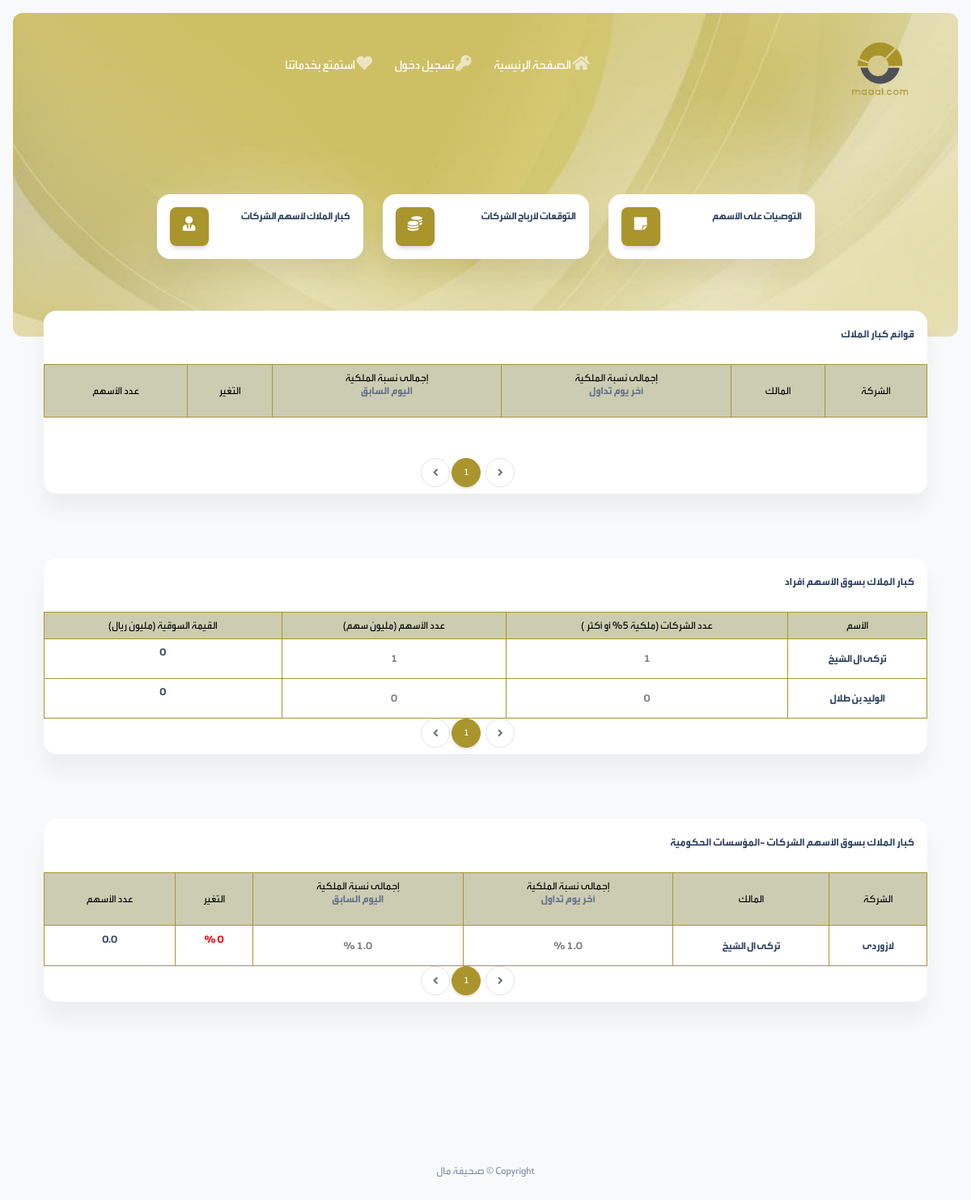
Screenshot of /owners/owners/users/all with the database file from the repository.
### owners/models.py (models this page shows, shortened)
class SeniorOwner(models.Model):
    name = models.CharField(max_length=255, null=True, blank=True)
    description = models.TextField(null=True, blank=True)
    @property
    def NumberOfCompanies(self):
        return self.companies_related.all().count()
    @property
    def numberOfArrows(self):
        return self.companies_related.all().count()

class CompaniesArrow(models.Model):
    company = models.ForeignKey(FinicialCompany, on_delete=models.CASCADE, related_name="owners_arrow", blank=True)
    owner = models.ForeignKey(SeniorOwner, on_delete=models.CASCADE, related_name="companies_related", blank=True)
    ownRatio = models.FloatField(default=1)
    totalOwnRatioToday = models.FloatField(default=1)
    totalOwnRatioYesterday = models.FloatField(default=1)
    total_arrows_owned = models.BigIntegerField(default=0)
    date = models.DateField(null=True, blank=True)
    OWNER_TYPES = (
        (1, 'فرد'),
        (2, 'شركة'),
        (3, 'مؤسسة حكومية'),
    )
    owner_type = models.SmallIntegerField(null=True, blank=True,choices=OWNER_TYPES)
    @property
    def ChangeOwn(self):
        if self.totalOwnRatioToday is not None:
            return (self.totalOwnRatioYesterday - self.totalOwnRatioToday) / 100
    @property
    def TotalArrowPrice(self):
        if self.total_arrows_owned is not None:
            result = self.total_arrows_owned * self.company.arrow_value
            return result
        else:
            return 0

### office/models.py (models this page shows, shortened)
class FinicialCompany(models.Model):
    logo = models.ImageField(null=True, blank=True, upload_to='logos/')
    name = models.CharField(max_length=255, null=True, blank=True)
    category = models.ForeignKey(CompanyCategory, on_delete=models.SET_NULL, null=True, blank=True)
    EmpEntered = models.ForeignKey(User, on_delete=models.SET_NULL, null=True, blank=True)
    link = models.URLField(null=True, blank=True)
    total_arrows = models.FloatField(null=True, blank=True)
    arrow_value = models.FloatField(null=True, blank=True)
    class Meta:
        indexes = [
            models.Index(fields=['name', 'category', ])
        ]

### owners/views.py (the view)
# urls.py: path('owners/users/all', views.AllUserOwner.as_view(), name='all-user-owners'),
class AllUserOwner(View):
    def get(self, request):
        companyarrows = CompaniesArrow.objects.exclude(owner_type=1)
        paginator = Paginator(companyarrows, 8)
        page_number = request.GET.get('page')
        data = paginator.get_page(page_number)
        arrows_page = SeniorOwner.objects.all()
        paginator = Paginator(arrows_page, 8)
        page_number = request.GET.get('page1')
        arrows = paginator.get_page(page_number)
        seniorArrows_page = CompaniesArrow.objects.filter(owner_type=1)
        paginator = Paginator(seniorArrows_page, 8)
        page_number = request.GET.get('page2')
        seniorArrows = paginator.get_page(page_number)
        return render(request, 'owners/ownerUserlist.html',
                      context={"data": arrows, "companyarrows": data, "seniorArrows": seniorArrows})

### owners/templates/owners/ownerUserlist.html (shortened to what this page needs)
{% extends 'masterpage.html' %}
{% load static %}
{% block body %}
<section class="min-vh-85 mb-8">
    <div class=" page-header align-items-start min-vh-50 pt-5 pb-11 m-3 border-radius-lg" style=" background-image: url('../../../static/images/maalbg.jpeg');">
      <div class="container">
        <div class="row justify-content-center">
          <div class="col-lg-5 text-center mx-auto pt-lg-5">
          </div>
        </div>
      </div>
    </div>
    <div class="container">
        <div class="row mt-lg-n10 mt-md-n11 mt-n10 justify-content-center">
           {% include 'partials/menus/_mainMenu.html' %}
        </div>
            <div class="row pt-3 pt-lg-3 pb-3">
                <div class="col-12 col-xl-12 pt-5">
                    <div class="card h-100">
          <div class="card-header pb-0 p-3">
            <h6 class="mb-0">قوائم <strong>كبار الملاك</strong> </h6>
          </div>
          <div class="card-body px-0 pb-2">
            {% include 'partials/_companiesArrowTable.html' with companyarrows=seniorArrows %}
              {% include 'partials/_pagination.html' with page_obj=seniorArrows page="page" %}
                   </div>
          </div>
          </div>
                </div>
        <div class="row pt-lg-3 pt-3 pb-3">
                 <div class="col-12 col-xl-12 pt-5">
                    <div class="card h-100">
          <div class="card-header pb-0 p-3">
            <h6 class="mb-0"> كبار الملاك بسوق الأسهم <strong>أفراد</strong> </h6>
          </div>
          <div class="card-body px-0 pb-2">
            {% include 'partials/_ownerTable.html' with arrows=data %}
              {% include 'partials/_pagination.html' with page_obj=data page="page1" %}
                   </div>
          </div>
          </div>
        </div>
        <div class="row pt-3 pt-lg-3 pb-3">
                <div class="col-12 col-xl-12 pt-5">
                    <div class="card h-100">
          <div class="card-header pb-0 p-3">
            <h6 class="mb-0">كبار الملاك بسوق الأسهم <strong> الشركات -المؤسسات الحكومية</strong></h6>
          </div>
          <div class="card-body px-0 pb-2">
            {% include 'partials/_companiesArrowTable.html' with companyarrows=companyarrows %}
              {% include 'partials/_pagination.html' with page_obj=companyarrows page="page2" %}
                   </div>
          </div>
          </div>
                </div>
    </div>
</section>
{% endblock body %}

### templates/partials/_companiesArrowTable.html (shortened to what this page needs)
<table style="margin:0 auto;"
       class="table table-bordered align-items-center mb-auto">
       <thead class="text_black">
        <tr>
            <th class="text-center text-xxs" style="width:auto;">
                الشركة
            </th>
            <th class="text-center text-xxs" style="width:auto;">
               المالك
            </th>
            <th class="text-center text-xxs" style="width: auto;">
إجمالى نسبة الملكية <p class="text-muted text-xxs">أخر يوم تداول </p>          </th>
               <th class="text-center text-xxs" style="width: auto;">
إجمالى نسبة الملكية <p class="text-muted text-xxs">اليوم السابق </p>             </th>
             <th class="text-center text-xxs" style="width: auto;">
التغير            </th>
             <th class="text-center text-xxs" style="width: auto;">
عدد الأسهم           </th>
        </tr>
        </thead>
        <tbody>
            {% for item in companyarrows %}
                <tr>
                                    <td class="align-middle text-center text-xxs">
                                        <a href="{% url 'user-company' item.company.id %}">
                            <p class="text-xxs  mb-0">{{ item.company.name }}</p>
                        </a>
                    </td>
                    <td class="align-middle text-center text-xxs">
                        <a href="{% url 'owner-profile' item.owner.id %}">
                            <p class="text-xxs  mb-0">{{ item.owner.name }}</p>
                        </a>
                    </td>
                    <td class="align-middle text-center text-xxs">
                        <p class="text-xxs  mb-0 text-black-50">{{ item.totalOwnRatioToday}} %</p>
                    </td>
                    <td class="align-middle text-center text-xxs">
                        <p class="text-xxs  mb-0 text-black-50">{{ item.totalOwnRatioYesterday }} %</p>
                    </td>
                    <td class="align-middle text-center text-xxs">
                         {% if item.ChnageOwn > 0 %}
                       <p class="text-xxs text-success">{{ item.ChangeOwn |floatformat:-2 }} %</p>
                       {% else %}
                       <p class="text-xxs text-danger">{{ item.ChangeOwn |floatformat:-2 }} %</p>
                        {% endif %}
                    </td>
                   <td class="align-middle text-center text-xxs">
                     {% if item.TotalArrowPrice is not None %}
                       <p class="text-xxs">{{ item.TotalArrowPrice  }}</p>
                       {% else %}
                         <p class="text-xxs">0</p>
                       {% endif %}
                    </td>
                                </tr>
                                {% endfor %}
                                </tbody>
       </table>

### templates/partials/_ownerTable.html (shortened to what this page needs)
<table style="margin:0 auto;"
       class="table table-bordered align-items-center mb-auto">
       <thead class="text_black">
        <tr>
            <th class="text-center text-xxs" style="width:auto;">
                الأسم
            </th>
            <th class="text-center text-xxs" style="width:auto;">
                عدد الشركات (ملكية 5% أو أكثر )
            </th>
            <th class="text-center text-xxs" style="width: auto;">
عدد الأسهم (مليون سهم)            </th>
               <th class="text-center text-xxs" style="width: auto;">
القيمة السوقية (مليون ريال)            </th>
        </tr>
        </thead>
        <tbody>
            {% for item in arrows %}
                <tr>
                    <td class="align-middle text-center text-xxs">
                        <a href="{% url 'owner-profile' item.id %}">
                            <p class="text-xxs  mb-0">{{ item.name }}</p>
                        </a>
                    </td>
                    <td class="align-middle text-center text-xxs">
                        <p class="text-xxs  mb-0 text-black-50">{{ item.NumberOfCompanies}}</p>
                    </td>
                    <td class="align-middle text-center text-xxs">
                        <p class="text-xxs  mb-0 text-black-50">{{ item.numberOfArrows }}</p>
                    </td>
                    <td class="align-middle text-center text-xxs">
                          {% if item.TotalArrowPrice is not None %}
                     <p class="text-xxs">{{ item.TotalPriceArrows  }}</p>
                        {% else %}
                                           <p class="text-xxs">0</p>
                        {% endif %}
                    </td>
                                </tr>
                                {% endfor %}
                                </tbody>
       </table>

### rows the page displays
SeniorOwner: name "تركى ال الشيخ", NumberOfCompanies "1", numberOfArrows "1"
SeniorOwner: name "الوليد بن طلال", NumberOfCompanies "0", numberOfArrows "0"
CompaniesArrow: company.name "لازوردى", owner.name "تركى ال الشيخ", ChangeOwn "0", TotalArrowPrice "0.0"

### other values shown
{{ page_obj.number }} "1" "1" "1"
